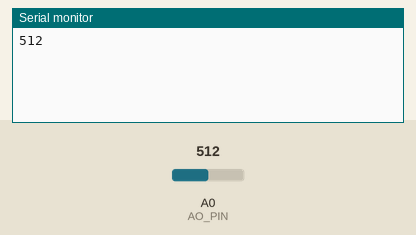
The sketch below on a simulated Arduino Uno, built with avr-gcc and run on an emulated ATmega328P. On the bench: the last lines printed to the serial monitor. Inputs (shaded band) come from the test bench; at power-on: A0 (AO_PIN) = 512.

Above: at 4.8 s.
4.9 s: A0 (AO_PIN) set to 716
At 6.7 s:
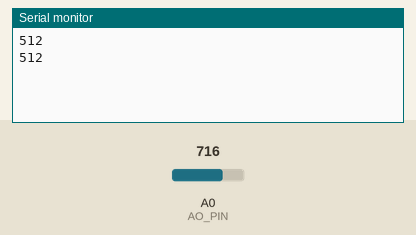
9.9 s: A0 (AO_PIN) set to 900
At 11.0 s:
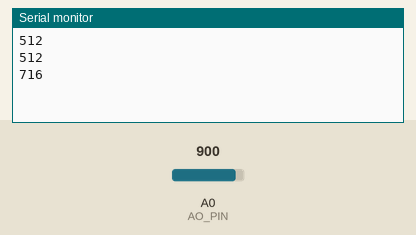
Timing chart, 0 to 12.9 s (numbered marks = the images above; inputs shaded):
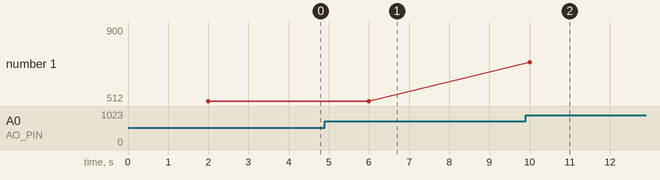

The sketch:

LDR_AO.ino
```cpp
#define AO_PIN A0


void setup() {
  // put your setup code here, to run once:
  Serial.begin(9600);

  pinMode(AO_PIN, INPUT);

}

void loop() {
  // put your main code here, to run repeatedly:
  int lightValue = analogRead(AO_PIN);
    delay(2000);
    Serial.println(lightValue);
    delay(2000);
}
```

Measured:
- plotted number 1: 512 → 900 after the input at 9.9 s
